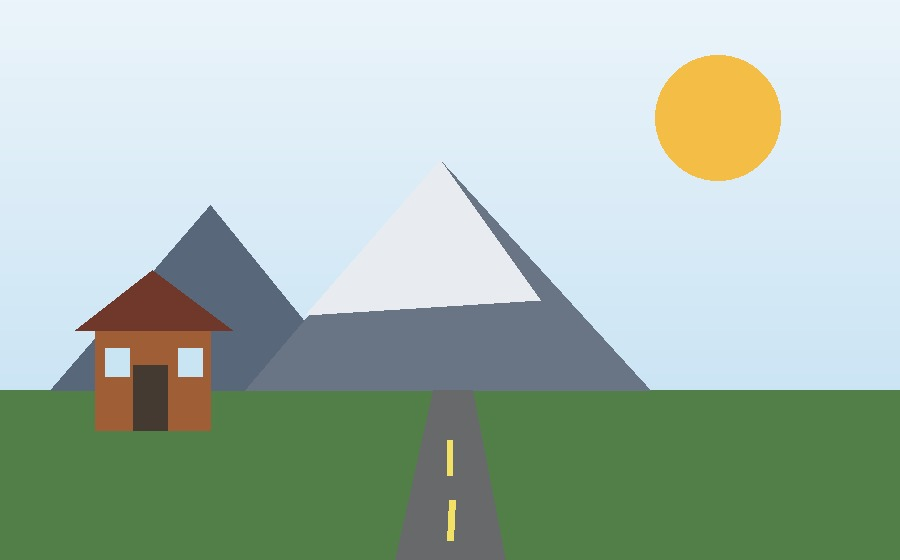
#> input picture sample_image.jpg, 900 x 560 px
$ python cli.py --image ../sample_image.jpg
#> lines starting #> are read from the running program, lines starting #| are printed output that depends on the picture
### src/io_utils.py
from pathlib import Path
import cv2


def load_image(image_path):
    """Read an image and raise a useful error if it cannot be loaded."""
#> called with image_path = '../sample_image.jpg'
    path = Path(image_path)

    if not path.exists():
        raise FileNotFoundError(f"Image not found: {path}")

    image = cv2.imread(str(path))
#> image is the input picture: shape (560, 900, 3); mean B, G, R 176, 187.4, 168.7
    if image is None:
        raise ValueError(f"OpenCV could not read this file as an image: {path}")

    return image


def ensure_output_dir(output_dir):
    """Create the output directory when it does not already exist."""
    path = Path(output_dir)
    path.mkdir(parents=True, exist_ok=True)
    return path


def save_image(image, output_path):
    """Save an image and check that OpenCV completed the write."""
    output_path = Path(output_path)
    output_path.parent.mkdir(parents=True, exist_ok=True)

    ok = cv2.imwrite(str(output_path), image)
    if not ok:
        raise IOError(f"Could not save image to: {output_path}")

    return output_path

### src/basic_ops.py
import cv2


def to_grayscale(image):
    """Convert a BGR image to grayscale."""
    if image is None:
        raise ValueError("Image cannot be None.")

    if len(image.shape) == 2:
        return image.copy()

    return cv2.cvtColor(image, cv2.COLOR_BGR2GRAY)
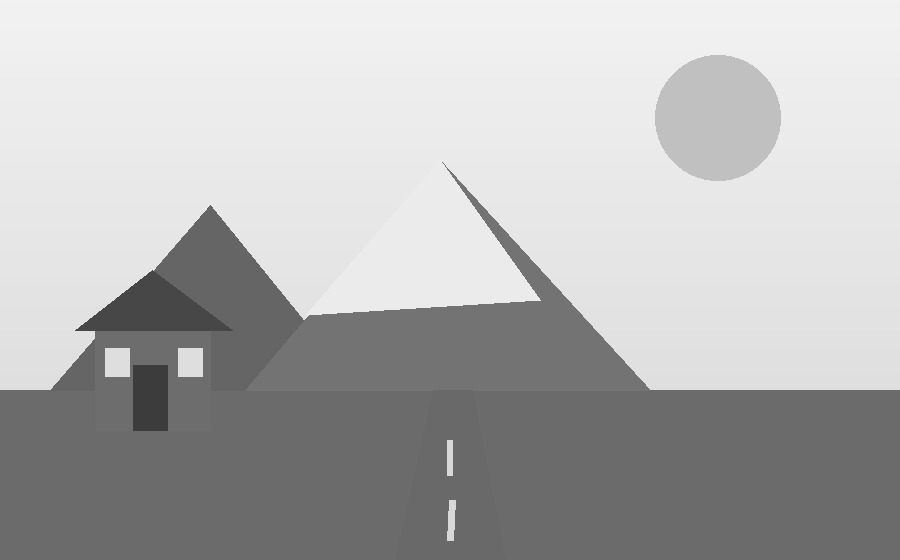
#> returned value: shape (560, 900); min 54, max 250, mean 180.5

### src/filters.py
import cv2


def _validate_kernel_size(kernel_size):
    if not isinstance(kernel_size, int):
        raise TypeError("Kernel size must be an integer.")

    if kernel_size <= 0 or kernel_size % 2 == 0:
        raise ValueError("Kernel size must be a positive odd number.")


def average_blur(image, kernel_size=5):
    """Apply a simple average blur."""
#> called with kernel_size = 5
    _validate_kernel_size(kernel_size)
    return cv2.blur(image, (kernel_size, kernel_size))
#> returned value: shape (560, 900, 3)


def gaussian_blur(image, kernel_size=5):
    """Apply Gaussian blur."""
#> called with kernel_size = 5
    _validate_kernel_size(kernel_size)
    return cv2.GaussianBlur(image, (kernel_size, kernel_size), 0)

### src/channels.py
import cv2
import numpy as np


def split_bgr(image):
    """Return the blue, green and red single-channel arrays."""
    if image is None:
        raise ValueError("Image cannot be None.")

    if len(image.shape) != 3 or image.shape[2] != 3:
        raise ValueError("BGR channel splitting needs a 3-channel image.")

    return cv2.split(image)


def channel_visuals(image):
    """Create three colour images showing only B, G or R information."""
    blue, green, red = split_bgr(image)
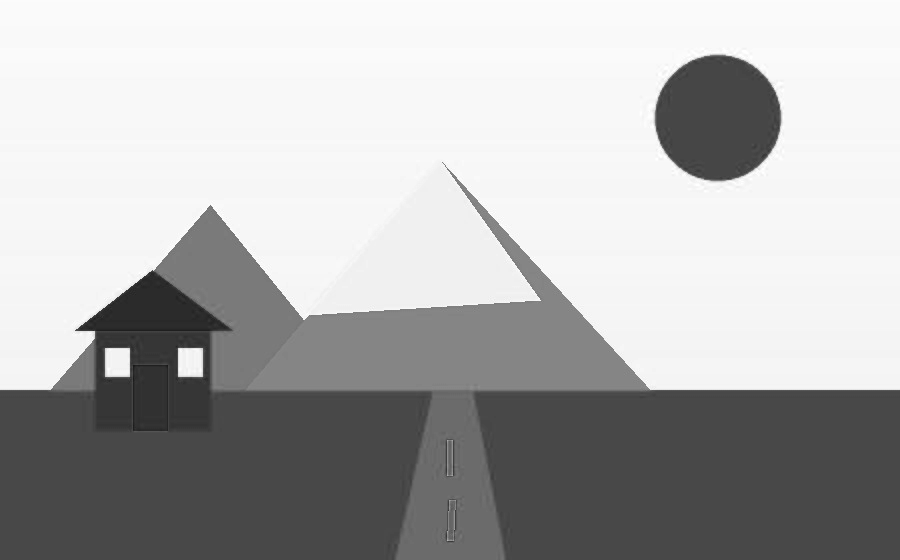
#> blue: shape (560, 900); min 23, max 255, mean 176
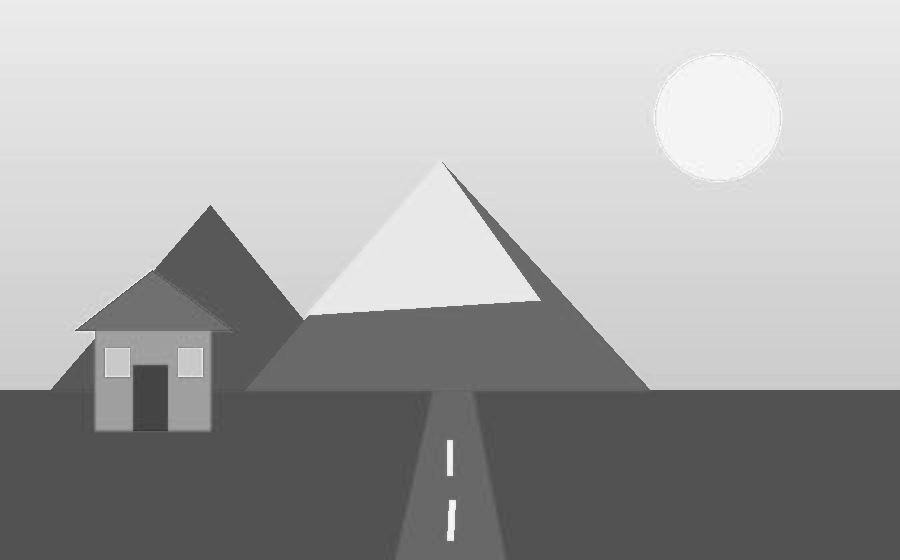
#> red: shape (560, 900); min 53, max 255, mean 168.7
    zeros = np.zeros_like(blue)

    blue_img = cv2.merge([blue, zeros, zeros])
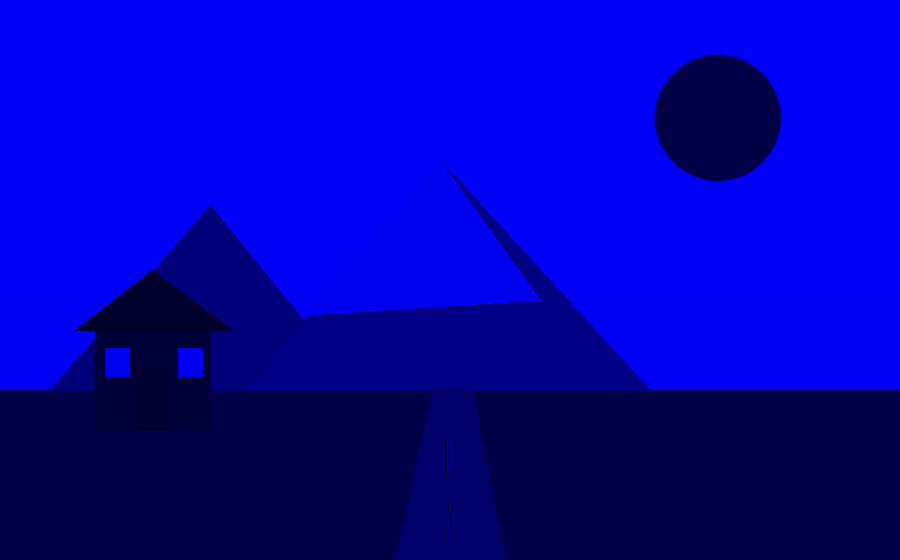
#> blue_img: shape (560, 900, 3); mean of channels 0, 1, 2 176, 0, 0; drawn as B, G, R
    green_img = cv2.merge([zeros, green, zeros])
    red_img = cv2.merge([zeros, zeros, red])

    return {
        "blue": blue_img,
        "green": green_img,
        "red": red_img,
    }

### src/pipeline.py
from pathlib import Path

from .basic_ops import to_grayscale
from .channels import channel_visuals
from .filters import average_blur, gaussian_blur
from .io_utils import ensure_output_dir, load_image, save_image
from .summary import image_info, write_summary


def process_image(image_path, output_dir="outputs", kernel_size=5):
    """Run all project operations on one image."""
    output_dir = ensure_output_dir(output_dir)
    image = load_image(image_path)

    generated = []

    outputs = {
        "original": image,
        "grayscale": to_grayscale(image),
        "average_blur": average_blur(image, kernel_size),
        "gaussian_blur": gaussian_blur(image, kernel_size),
    }

    for name, channel_image in channel_visuals(image).items():
        outputs[f"{name}_channel"] = channel_image
#> this loop made 3 passes
#> name on passes 1 to 3: 'blue', 'green', 'red'
#> after the loop, outputs = 7 items

    saved_paths = {}
    for name, result in outputs.items():
        file_path = output_dir / f"{name}.jpg"
        save_image(result, file_path)
        saved_paths[name] = file_path
        generated.append(file_path.name)
#> this loop made 7 passes
#> after the loop, generated = ['original.jpg', 'grayscale.jpg', 'average_blur.jpg', 'gaussian_blur.jpg', 'blue_channel.jpg', 'green_channel.jpg', 'red_channel.jpg']; saved_paths = 7 items

    info = image_info(image, Path(image_path).name)
    summary_path = write_summary(
        info,
        generated,
        output_dir / "summary.txt",
    )

    return {
        "image_info": info,
        "files": saved_paths,
        "summary": summary_path,
    }

### src/summary.py
from pathlib import Path


def image_info(image, source_name):
    """Return a compact dictionary describing the input image."""
#> called with source_name = 'sample_image.jpg'
    height, width = image.shape[:2]
#> height = 560; width = 900
    channels = 1 if len(image.shape) == 2 else image.shape[2]
#> channels = 3
#> in process_image, `info = image_info(image, Path(image_path).name)`: info = {'source': 'sample_image.jpg', 'width': 900, 'height': 560, 'channels': 3, 'dtype': 'uint8'}

    return {
        "source": str(source_name),
        "width": width,
        "height": height,
        "channels": channels,
        "dtype": str(image.dtype),
    }


def write_summary(info, generated_files, output_path):
    """Write a plain-text processing summary."""
    output_path = Path(output_path)

    lines = [
        "IMAGE PROCESSING SUMMARY",
        "========================",
        f"Source: {info['source']}",
        f"Dimensions: {info['width']} x {info['height']}",
        f"Channels: {info['channels']}",
        f"Data type: {info['dtype']}",
        "",
        "Generated files:",
    ]
#> lines = ['IMAGE PROCESSING SUMMARY', '========================', 'Source: sample_image.jpg', 'Dimensions: 900 x 560', 'Channels: 3', 'Data type: uint8', '', 'Generated files:']

    for file_name in generated_files:
        lines.append(f"- {file_name}")
#> this loop made 7 passes
#> after the loop, lines = 15 items, first 6: 'IMAGE PROCESSING SUMMARY', '========================', 'Source: sample_image.jpg', 'Dimensions: 900 x 560', 'Channels: 3', 'Data type: uint8'

    output_path.write_text("\n".join(lines) + "\n", encoding="utf-8")
    return output_path

### src/cli.py
import argparse

from .pipeline import process_image


def build_parser():
    parser = argparse.ArgumentParser(
        description="Run basic OpenCV image processing operations."
    )
    parser.add_argument(
        "--image",
        required=True,
        help="Path to the input image.",
    )
    parser.add_argument(
        "--output",
        default="outputs",
        help="Directory where processed images will be saved.",
    )
    parser.add_argument(
        "--kernel",
        type=int,
        default=5,
        help="Positive odd blur kernel size (default: 5).",
    )
    return parser


def main():
    args = build_parser().parse_args()

    try:
        result = process_image(
            image_path=args.image,
            output_dir=args.output,
            kernel_size=args.kernel,
        )
#> result = 3 items
    except (FileNotFoundError, ValueError, TypeError, IOError) as exc:
        print(f"Error: {exc}")
        return 1

    info = result["image_info"]
    print("Processing complete.")
    print(f"Image: {info['source']}")
#| Image: sample_image.jpg
    print(f"Size: {info['width']} x {info['height']}")
#| Size: 900 x 560
    print(f"Saved results to: {args.output}")
    return 0


if __name__ == "__main__":
    raise SystemExit(main())
#> (the program exits here)
